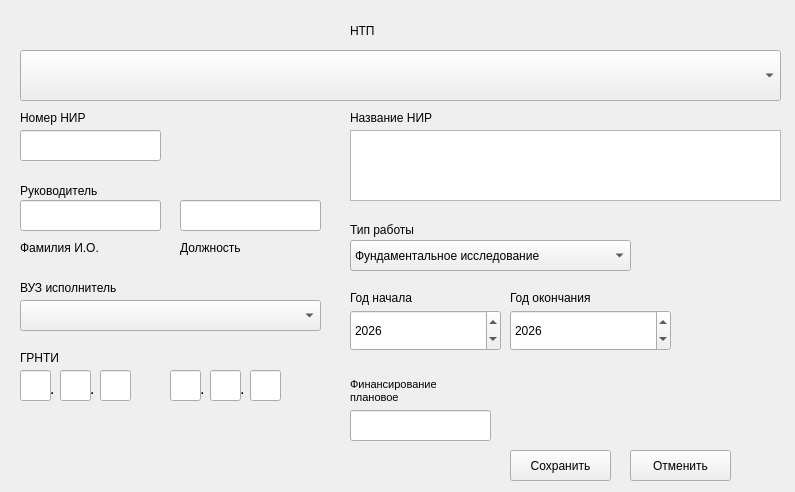
<?xml version="1.0" encoding="UTF-8"?>
<ui version="4.0">
 <class>combo_type</class>
 <widget class="QMainWindow" name="combo_type">
  <property name="geometry">
   <rect>
    <x>0</x>
    <y>0</y>
    <width>795</width>
    <height>492</height>
   </rect>
  </property>
  <property name="windowTitle">
   <string>Добавление записи</string>
  </property>
  <widget class="QWidget" name="centralwidget">
   <widget class="QLineEdit" name="edit_nir">
    <property name="geometry">
     <rect>
      <x>20</x>
      <y>130</y>
      <width>141</width>
      <height>31</height>
     </rect>
    </property>
   </widget>
   <widget class="QComboBox" name="combo_type_2">
    <property name="geometry">
     <rect>
      <x>350</x>
      <y>240</y>
      <width>281</width>
      <height>31</height>
     </rect>
    </property>
    <item>
     <property name="text">
      <string>Фундаментальное исследование</string>
     </property>
    </item>
    <item>
     <property name="text">
      <string>Прикладное исследование</string>
     </property>
    </item>
    <item>
     <property name="text">
      <string>Экспериментальная разработка</string>
     </property>
    </item>
   </widget>
   <widget class="QLineEdit" name="edit_fin">
    <property name="enabled">
     <bool>true</bool>
    </property>
    <property name="geometry">
     <rect>
      <x>350</x>
      <y>410</y>
      <width>141</width>
      <height>31</height>
     </rect>
    </property>
   </widget>
   <widget class="QSpinBox" name="spin_start">
    <property name="geometry">
     <rect>
      <x>350</x>
      <y>310</y>
      <width>151</width>
      <height>41</height>
     </rect>
    </property>
    <property name="minimum">
     <number>1990</number>
    </property>
    <property name="maximum">
     <number>2100</number>
    </property>
    <property name="value">
     <number>2026</number>
    </property>
   </widget>
   <widget class="QSpinBox" name="spin_end">
    <property name="geometry">
     <rect>
      <x>510</x>
      <y>310</y>
      <width>161</width>
      <height>41</height>
     </rect>
    </property>
    <property name="minimum">
     <number>1990</number>
    </property>
    <property name="maximum">
     <number>2100</number>
    </property>
    <property name="value">
     <number>2026</number>
    </property>
   </widget>
   <widget class="QPushButton" name="btn_save">
    <property name="geometry">
     <rect>
      <x>510</x>
      <y>450</y>
      <width>101</width>
      <height>31</height>
     </rect>
    </property>
    <property name="text">
     <string>Сохранить</string>
    </property>
   </widget>
   <widget class="QPushButton" name="btn_cancel">
    <property name="geometry">
     <rect>
      <x>630</x>
      <y>450</y>
      <width>101</width>
      <height>31</height>
     </rect>
    </property>
    <property name="text">
     <string>Отменить</string>
    </property>
   </widget>
   <widget class="QLabel" name="label_2">
    <property name="geometry">
     <rect>
      <x>20</x>
      <y>110</y>
      <width>91</width>
      <height>16</height>
     </rect>
    </property>
    <property name="text">
     <string>Номер НИР</string>
    </property>
   </widget>
   <widget class="QLabel" name="label_4">
    <property name="geometry">
     <rect>
      <x>350</x>
      <y>110</y>
      <width>91</width>
      <height>16</height>
     </rect>
    </property>
    <property name="text">
     <string>Название НИР</string>
    </property>
   </widget>
   <widget class="QLabel" name="label_6">
    <property name="geometry">
     <rect>
      <x>350</x>
      <y>220</y>
      <width>101</width>
      <height>20</height>
     </rect>
    </property>
    <property name="text">
     <string>Тип работы</string>
    </property>
   </widget>
   <widget class="QLabel" name="label_7">
    <property name="geometry">
     <rect>
      <x>350</x>
      <y>375</y>
      <width>131</width>
      <height>31</height>
     </rect>
    </property>
    <property name="font">
     <font>
      <pointsize>8</pointsize>
     </font>
    </property>
    <property name="text">
     <string>Финансирование плановое</string>
    </property>
    <property name="wordWrap">
     <bool>true</bool>
    </property>
   </widget>
   <widget class="QLabel" name="label_8">
    <property name="geometry">
     <rect>
      <x>350</x>
      <y>290</y>
      <width>101</width>
      <height>16</height>
     </rect>
    </property>
    <property name="text">
     <string>Год начала</string>
    </property>
   </widget>
   <widget class="QLabel" name="label_9">
    <property name="geometry">
     <rect>
      <x>510</x>
      <y>290</y>
      <width>101</width>
      <height>16</height>
     </rect>
    </property>
    <property name="text">
     <string>Год окончания</string>
    </property>
   </widget>
   <widget class="QLabel" name="label">
    <property name="geometry">
     <rect>
      <x>350</x>
      <y>20</y>
      <width>41</width>
      <height>21</height>
     </rect>
    </property>
    <property name="text">
     <string>НТП</string>
    </property>
   </widget>
   <widget class="QComboBox" name="combo_program">
    <property name="geometry">
     <rect>
      <x>20</x>
      <y>50</y>
      <width>761</width>
      <height>51</height>
     </rect>
    </property>
   </widget>
   <widget class="QLabel" name="label_10">
    <property name="geometry">
     <rect>
      <x>20</x>
      <y>350</y>
      <width>281</width>
      <height>16</height>
     </rect>
    </property>
    <property name="text">
     <string>ГРНТИ</string>
    </property>
   </widget>
   <widget class="QTextEdit" name="edit_title">
    <property name="geometry">
     <rect>
      <x>350</x>
      <y>130</y>
      <width>431</width>
      <height>71</height>
     </rect>
    </property>
   </widget>
   <widget class="QComboBox" name="combo_vuz">
    <property name="geometry">
     <rect>
      <x>20</x>
      <y>300</y>
      <width>301</width>
      <height>31</height>
     </rect>
    </property>
   </widget>
   <widget class="QLabel" name="label_12">
    <property name="geometry">
     <rect>
      <x>20</x>
      <y>280</y>
      <width>111</width>
      <height>16</height>
     </rect>
    </property>
    <property name="text">
     <string>ВУЗ исполнитель</string>
    </property>
   </widget>
   <widget class="QLineEdit" name="edit_ruk">
    <property name="geometry">
     <rect>
      <x>20</x>
      <y>200</y>
      <width>141</width>
      <height>31</height>
     </rect>
    </property>
   </widget>
   <widget class="QLabel" name="label_3">
    <property name="geometry">
     <rect>
      <x>20</x>
      <y>180</y>
      <width>101</width>
      <height>21</height>
     </rect>
    </property>
    <property name="text">
     <string>Руководитель</string>
    </property>
   </widget>
   <widget class="QLabel" name="label_11">
    <property name="geometry">
     <rect>
      <x>20</x>
      <y>240</y>
      <width>91</width>
      <height>16</height>
     </rect>
    </property>
    <property name="text">
     <string>Фамилия И.О.</string>
    </property>
   </widget>
   <widget class="QLineEdit" name="edit_doljn_ruk">
    <property name="geometry">
     <rect>
      <x>180</x>
      <y>200</y>
      <width>141</width>
      <height>31</height>
     </rect>
    </property>
   </widget>
   <widget class="QLabel" name="label_13">
    <property name="geometry">
     <rect>
      <x>180</x>
      <y>240</y>
      <width>91</width>
      <height>16</height>
     </rect>
    </property>
    <property name="text">
     <string>Должность</string>
    </property>
   </widget>
   <widget class="QLineEdit" name="GRNTI_1_1">
    <property name="geometry">
     <rect>
      <x>20</x>
      <y>370</y>
      <width>31</width>
      <height>31</height>
     </rect>
    </property>
   </widget>
   <widget class="QLineEdit" name="GRNTI_1_2">
    <property name="geometry">
     <rect>
      <x>60</x>
      <y>370</y>
      <width>31</width>
      <height>31</height>
     </rect>
    </property>
   </widget>
   <widget class="QLineEdit" name="GRNTI_1_3">
    <property name="geometry">
     <rect>
      <x>100</x>
      <y>370</y>
      <width>31</width>
      <height>31</height>
     </rect>
    </property>
   </widget>
   <widget class="QLabel" name="label_5">
    <property name="geometry">
     <rect>
      <x>50</x>
      <y>380</y>
      <width>16</width>
      <height>16</height>
     </rect>
    </property>
    <property name="font">
     <font>
      <pointsize>12</pointsize>
     </font>
    </property>
    <property name="text">
     <string>.</string>
    </property>
   </widget>
   <widget class="QLabel" name="label_14">
    <property name="geometry">
     <rect>
      <x>90</x>
      <y>380</y>
      <width>16</width>
      <height>16</height>
     </rect>
    </property>
    <property name="font">
     <font>
      <pointsize>12</pointsize>
     </font>
    </property>
    <property name="text">
     <string>.</string>
    </property>
   </widget>
   <widget class="QLabel" name="label_15">
    <property name="geometry">
     <rect>
      <x>240</x>
      <y>380</y>
      <width>16</width>
      <height>16</height>
     </rect>
    </property>
    <property name="font">
     <font>
      <pointsize>12</pointsize>
     </font>
    </property>
    <property name="text">
     <string>.</string>
    </property>
   </widget>
   <widget class="QLineEdit" name="GRNTI_2_1">
    <property name="geometry">
     <rect>
      <x>170</x>
      <y>370</y>
      <width>31</width>
      <height>31</height>
     </rect>
    </property>
   </widget>
   <widget class="QLabel" name="label_16">
    <property name="geometry">
     <rect>
      <x>200</x>
      <y>380</y>
      <width>16</width>
      <height>16</height>
     </rect>
    </property>
    <property name="font">
     <font>
      <pointsize>12</pointsize>
     </font>
    </property>
    <property name="text">
     <string>.</string>
    </property>
   </widget>
   <widget class="QLineEdit" name="GRNTI_2_2">
    <property name="geometry">
     <rect>
      <x>210</x>
      <y>370</y>
      <width>31</width>
      <height>31</height>
     </rect>
    </property>
   </widget>
   <widget class="QLineEdit" name="GRNTI_2_3">
    <property name="geometry">
     <rect>
      <x>250</x>
      <y>370</y>
      <width>31</width>
      <height>31</height>
     </rect>
    </property>
   </widget>
  </widget>
 </widget>
 <resources/>
 <connections/>
</ui>
